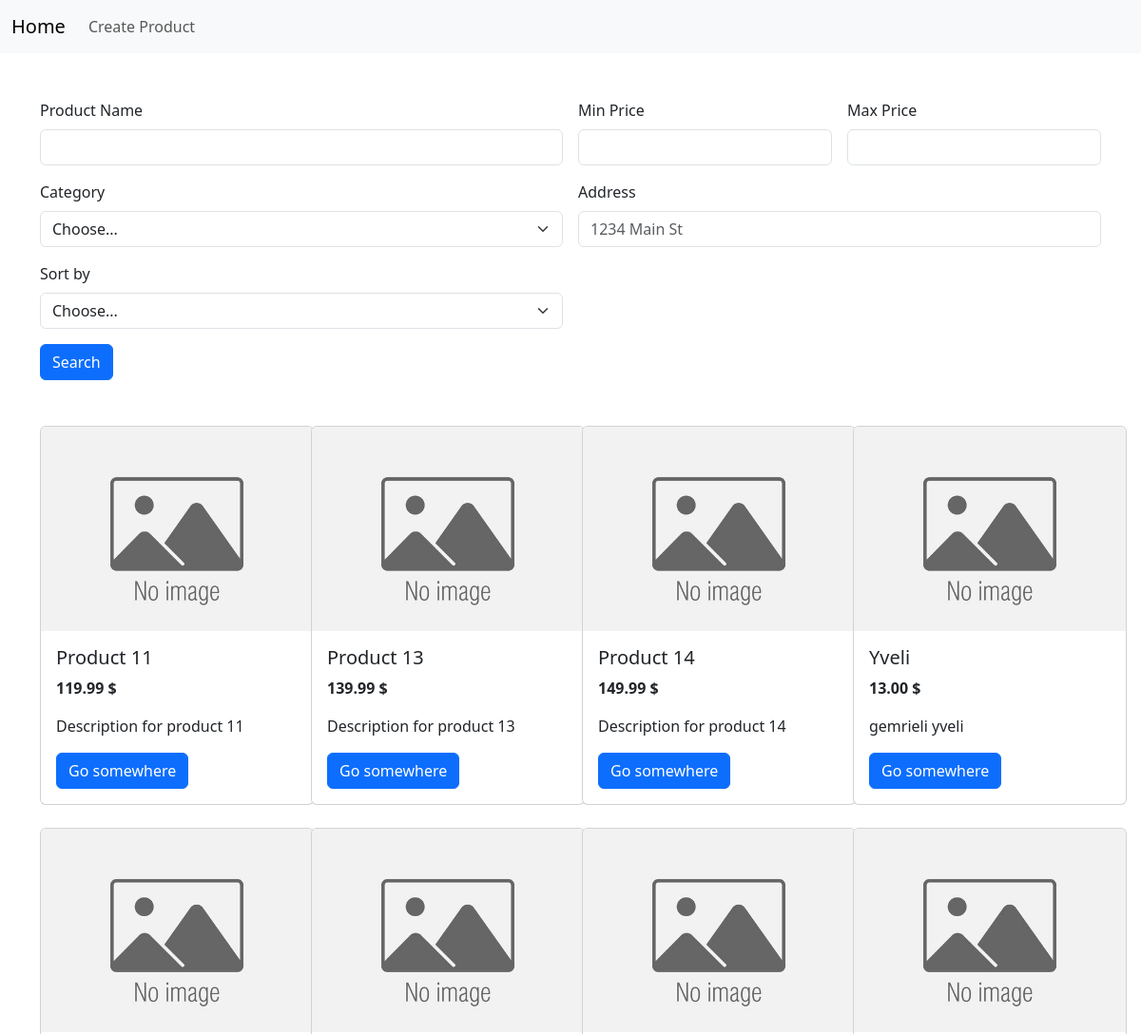
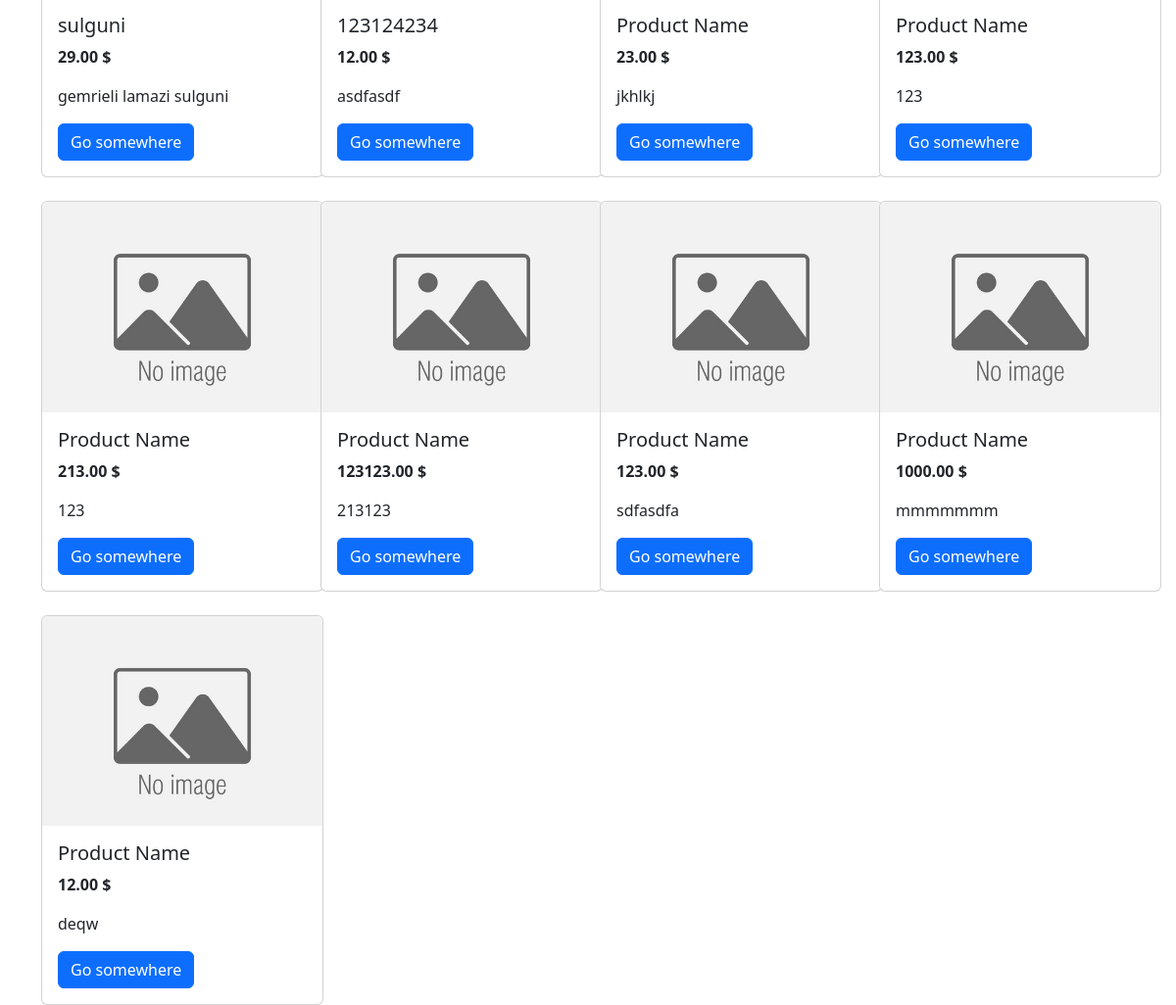
The page / on the database its author committed (2 pictures, top to bottom).
### products/models.py (models this page shows, shortened)
class Product(models.Model):
    name = models.CharField(max_length=150, default='Product Name')
    description = models.TextField(default='')
    price = models.DecimalField(max_digits=10, decimal_places=2)
    create_date = models.DateTimeField(default=datetime.now)
    write_time = models.DateTimeField(auto_now=True)
    views = models.PositiveIntegerField(default=0)
    category = models.ForeignKey(Category, on_delete=models.SET_NULL,
                                 null=True, related_name='products')
    image = models.ImageField(upload_to='products/', default='default.jpg')

### products/views.py (the view)
# urls.py: 2. Add a URL to urlpatterns:  path('', views.home, name='home')
def home(request):
    filters = dict()
    product_name = request.GET.get('product_name')
    if product_name:
        filters['name__icontains'] = product_name
    min_price = request.GET.get('min_price')
    if min_price:
        filters['price__gt'] = min_price
    max_price = request.GET.get('max_price')
    if max_price:
        filters['price__lt'] = max_price
    address = request.GET.get('address')
    if address:
        filters['address__icontains'] = address
    category =  request.GET.get('category')
    if category:
        filters['category_id'] = category
    products = Product.objects.filter(**filters)
    sort_by = request.GET.get('sort')
    if sort_by:
        products = products.order_by(sort_by)
    categories = Category.objects.all()
    return render(request, 'home.html', {'products': products,
                                                              'categories': categories})

### products/templates/home.html (shortened to what this page needs)
{% extends 'base.html' %}
{% block content %}
<form class="row g-3">
    <div class="col-md-6">
        <label for="product_name" class="form-label">Product Name</label>
        <input type="text" class="form-control" id="product_name" name="product_name">
    </div>
    <div class="col-md-3">
        <label for="min_price" class="form-label">Min Price</label>
        <input type="text" class="form-control" id="min_price" name="min_price">
    </div>
    <div class="col-md-3">
        <label for="max_price" class="form-label">Max Price</label>
        <input type="text" class="form-control" id="max_price" name="max_price">
    </div>
    <div class="col-md-6">
        <label for="category" class="form-label">Category</label>
        <select id="category" name="category" class="form-select">
            <option disabled selected>Choose...</option>
        </select>
    </div>
    <div class="col-6">
        <label for="inputAddress" class="form-label">Address</label>
        <input type="text" class="form-control" id="inputAddress" placeholder="1234 Main St">
    </div>
     <div class="col-md-6">
        <label for="sort" class="form-label">Sort by</label>
        <select id="sort" name="sort" class="form-select">
            <option disabled selected>Choose...</option>
        </select>
    </div>
    <div class="col-12">
        <button type="submit" class="btn btn-primary">Search</button>
    </div>
</form>
<div class="row row-cols-4 mt-4 g-4">
    {% for product in products %}
        <div class="col">
            <div class="card" style="width: 18rem;">
                <img src="{{ product.image.url }} " class="card-img-top" alt="default.jpg">
                <div class="card-body">
                    <h5 class="card-title">{{product.name}}</h5>
                    <p class="card-text fw-bold">{{product.price}} $</p>
                    <p class="card-text">{{product.description}}</p>
                    <a href="{% url 'product_detail' product.id %}" class="btn btn-primary">Go somewhere</a>
                </div>
            </div>
        </div>
    {% endfor %}
</div>
{% endblock %}

### products/templates/base.html (shortened to what this page needs)
<!DOCTYPE html>
<html lang="en">
<head>
    <link href="https://cdn.jsdelivr.net/npm/bootstrap@5.3.3/dist/css/bootstrap.min.css" rel="stylesheet">
</head>
<body>
<nav class="navbar navbar-expand-lg bg-body-tertiary">
  <div class="container-fluid">
    <a class="navbar-brand" href="{% url 'home' %}">Home</a>
    <div class="collapse navbar-collapse" id="navbarNav">
      <ul class="navbar-nav">
        <li class="nav-item">
          <a class="nav-link" href="{% url 'create_product' %}">Create Product</a>
        </li>
      </ul>
    </div>
  </div>
</nav>
<div class="container mt-5">
    {% block content %}
    {% endblock %}
</div>
</body>
</html>

### rows shown on the page
Product: image (placeholder picture), name "Product 11", price "119.99", description "Description for product 11"
Product: image (placeholder picture), name "Product 13", price "139.99", description "Description for product 13"
Product: image (placeholder picture), name "Product 14", price "149.99", description "Description for product 14"
Product: image (placeholder picture), name "Yveli", price "13.00", description "gemrieli yveli"
Product: image (placeholder picture), name "sulguni", price "29.00", description "gemrieli lamazi sulguni"
Product: image (placeholder picture), name "123124234", price "12.00", description "asdfasdf"
Product: image (placeholder picture), name "Product Name", price "23.00", description "jkhlkj"
Product: image (placeholder picture), name "Product Name", price "123.00", description "123"
Product: image (placeholder picture), name "Product Name", price "213.00", description "123"
Product: image (placeholder picture), name "Product Name", price "123123.00", description "213123"
Product: image (placeholder picture), name "Product Name", price "123.00", description "sdfasdfa"
Product: image (placeholder picture), name "Product Name", price "1000.00", description "mmmmmmm"
Product: image (placeholder picture), name "Product Name", price "12.00", description "deqw"
